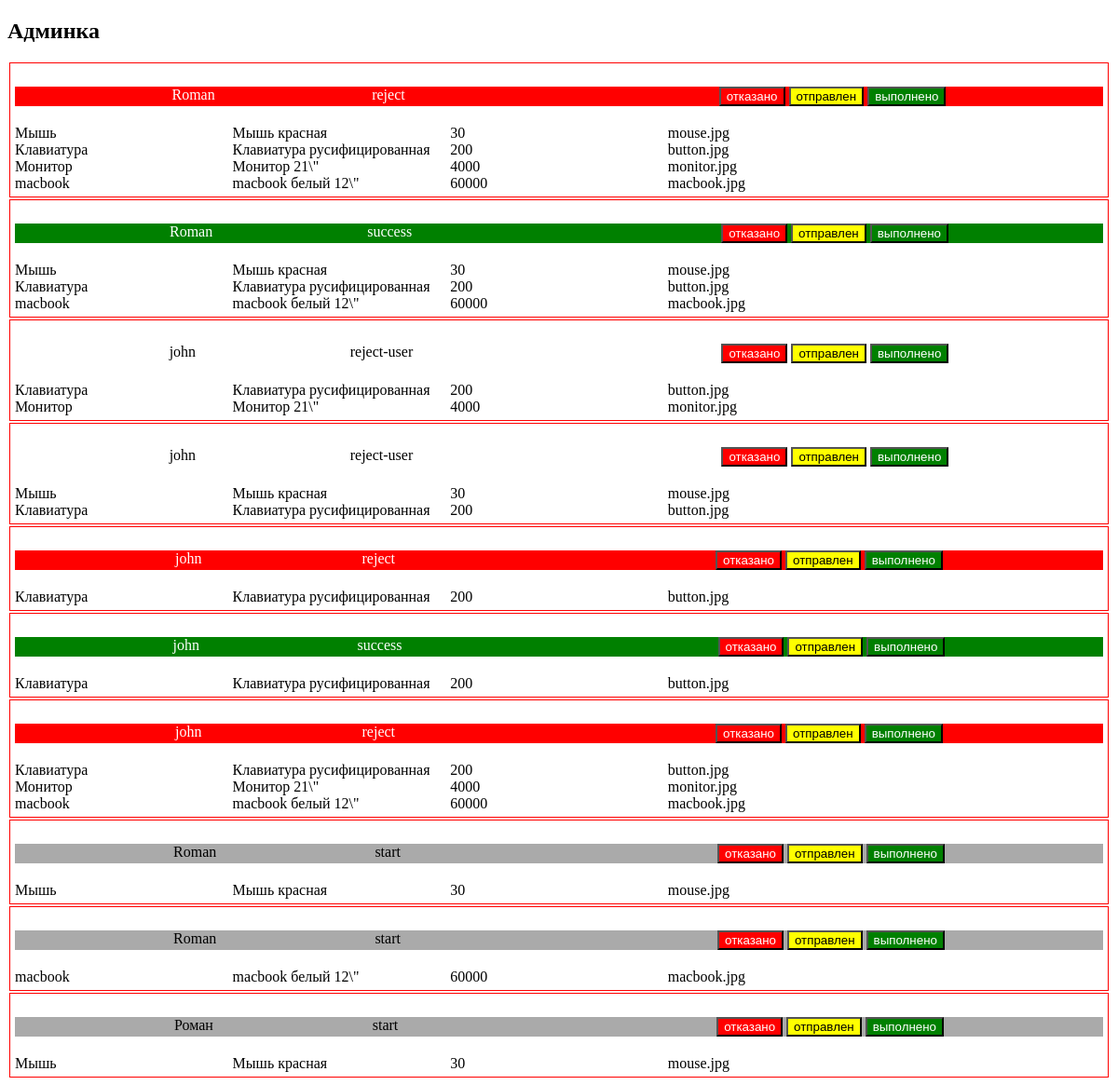
/admin.php (signed in), run on the app's committed database.
### tables this page shows
CREATE TABLE `orders` (
  `id` int(11) NOT NULL,
  `products` text NOT NULL,
  `id_user` int(11) NOT NULL,
  `status` int(11) NOT NULL,
  `date` date NOT NULL
);

CREATE TABLE `users` (
  `id` int(11) NOT NULL,
  `login` varchar(30) NOT NULL,
  `pass` varchar(50) NOT NULL,
  `name` varchar(100) NOT NULL,
  `is_admin` int(1) NOT NULL DEFAULT '0'
);

CREATE TABLE `status` (
  `id` int(11) NOT NULL,
  `name` varchar(20) NOT NULL
);

### admin.php (the view, shortened to what this page needs)
<?php
include('bd.php');
$query = "SELECT orders.id, products, status, id_user, users.name as users_name, status.name as status_name, is_admin
   FROM orders JOIN users on id_user = users.id JOIN status on orders.status = status.id";
$ordersQuery = mysqli_query($link, $query);
?>
<!doctype html>
<html lang="en">
<head>
  <link rel="stylesheet" href="style.css">
</head>
<body>
<h2>Админка</h2>
<?php
while ($row = mysqli_fetch_assoc($ordersQuery)):
  $products_html = '';
  foreach (json_decode($row['products']) as $product):
    $products_html .= <<<PRODUCT
<div class="products_row">
  <div class="good">{$product->good}</div>
  <div class="description">$product->description</div>
  <div class="price">{$product->price}</div>
  <div class="good_img">{$product->good_img}</div>
</div>
PRODUCT;
  endforeach;
  echo <<<ORDERS
<div class="orders">
<div class="orders__detail orders__detail-{$row['status_name']}">
<div class="id_user">{$row['users_name']}</div>
  <div class="status" id="status_{$row['id']}">{$row['status_name']}</div>
  <div class="date">{$row['date']}</div>
  <div>
  <input
  type="button"
  value="отказано"
  class="button-status orders__button-reject"
  name="reject"
  data-id="{$row['id']}"
  data-id_status="2"
  data-button="status">
  <input
  type="button"
  value="отправлен"
  class="button-status orders__button-delivery"
  name="delivery"
  data-id="{$row['id']}"
  data-id_status="3"
  data-button="status">
  <input
  type="button"
  value="выполнено"
  class="button-status orders__button-success"
  name="success"
  data-id="{$row['id']}"
  data-id_status="4"
  data-button="status">
  </div>
  </div>
  <div class="products_table">
    $products_html
  </div>
</div>
ORDERS;
endwhile;
?>
</body>
</html>

### style.css (style rules this page uses)
.products_row { display: grid; grid-template-columns: repeat(5, 1fr); }
.orders { border: red solid 1px; margin: 2px; padding: 5px; }
.orders__detail { display: flex; justify-content: space-evenly; margin: 20px 0; }
.orders__detail-start { background: #aaaaaa; }
.orders__button-reject, .orders__detail-reject { background: red; color: white; }
.orders__button-delivery, .orders__detail-delivery { background: yellow; }
.orders__button-success, .orders__detail-success { background: green; color: white; }

### data on the page
orders: id_user.name "Roman", status.name "reject", good "Мышь", description "Мышь красная", price "30", good_img "mouse.jpg", good "Клавиатура", description "Клавиатура русифицированная", price "200", good_img "button.jpg", good "Монитор", description "Монитор 21\\\"", price "4000", good_img "monitor.jpg", good "macbook", description "macbook белый 12\\\"", price "60000", good_img "macbook.jpg"
orders: id_user.name "Roman", status.name "success", good "Мышь", description "Мышь красная", price "30", good_img "mouse.jpg", good "Клавиатура", description "Клавиатура русифицированная", price "200", good_img "button.jpg", good "macbook", description "macbook белый 12\\\"", price "60000", good_img "macbook.jpg"
orders: id_user.name "john", status.name "reject-user", good "Клавиатура", description "Клавиатура русифицированная", price "200", good_img "button.jpg", good "Монитор", description "Монитор 21\\\"", price "4000", good_img "monitor.jpg"
orders: id_user.name "john", status.name "reject-user", good "Мышь", description "Мышь красная", price "30", good_img "mouse.jpg", good "Клавиатура", description "Клавиатура русифицированная", price "200", good_img "button.jpg"
orders: id_user.name "john", status.name "reject", good "Клавиатура", description "Клавиатура русифицированная", price "200", good_img "button.jpg"
orders: id_user.name "john", status.name "success", good "Клавиатура", description "Клавиатура русифицированная", price "200", good_img "button.jpg"
orders: id_user.name "john", status.name "reject", good "Клавиатура", description "Клавиатура русифицированная", price "200", good_img "button.jpg", good "Монитор", description "Монитор 21\\\"", price "4000", good_img "monitor.jpg", good "macbook", description "macbook белый 12\\\"", price "60000", good_img "macbook.jpg"
orders: id_user.name "Roman", status.name "start", good "Мышь", description "Мышь красная", price "30", good_img "mouse.jpg"
orders: id_user.name "Roman", status.name "start", good "macbook", description "macbook белый 12\\\"", price "60000", good_img "macbook.jpg"
orders: id_user.name "Роман", status.name "start", good "Мышь", description "Мышь красная", price "30", good_img "mouse.jpg"
